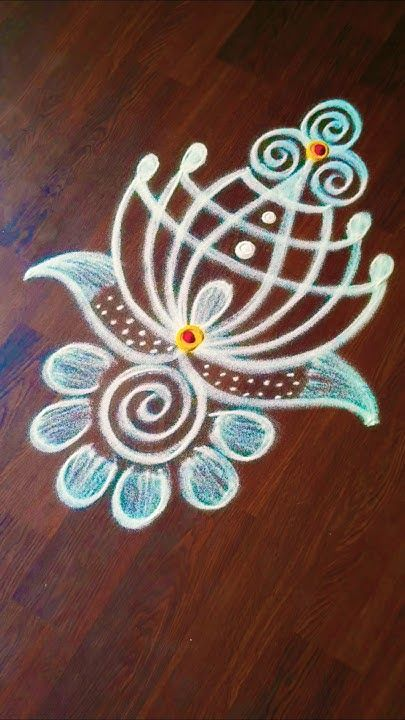
#> input picture data/Rangoli (1).jpg, 405 x 720 px
$ python kolam_analyzer.py
#> lines starting #> are read from the running program, lines starting #| are printed output that depends on the picture
"""
KolamAI - Advanced Pattern Analysis Engine
Identifies mathematical principles and design patterns in Kolam/Rangoli images
"""

import cv2
import numpy as np
from scipy import ndimage
from skimage import measure, morphology, feature
from sklearn.cluster import DBSCAN, KMeans
import matplotlib.pyplot as plt
from typing import Dict, List, Tuple, Optional
import json
from dataclasses import dataclass
import networkx as nx
from shapely.geometry import Point, Polygon, LineString
import math

@dataclass
class KolamPattern:
    """Data structure to hold analyzed Kolam pattern information"""
    symmetry_type: str
    symmetry_score: float
    grid_structure: Dict
    geometric_elements: List[Dict]
    mathematical_properties: Dict
    cultural_classification: str
    complexity_score: float

class KolamAnalyzer:
    """Advanced analyzer for Kolam patterns and mathematical principles"""

    def __init__(self):
        self.pattern_database = {}
        self.symmetry_types = ['radial', 'bilateral', 'rotational', 'translational']
        self.geometric_primitives = ['circle', 'line', 'curve', 'dot', 'loop']

    def analyze_image(self, image_path: str) -> KolamPattern:
        """Complete analysis of a Kolam image"""
#> called with image_path = 'data/Rangoli (1).jpg'

        # Load and preprocess image
        image = cv2.imread(image_path)
#> image is the input picture: shape (720, 405, 3); mean B, G, R 72.7, 80.9, 107.9
        if image is None:
            raise ValueError(f"Could not load image: {image_path}")

        # Convert to different color spaces for analysis
        gray = cv2.cvtColor(image, cv2.COLOR_BGR2GRAY)
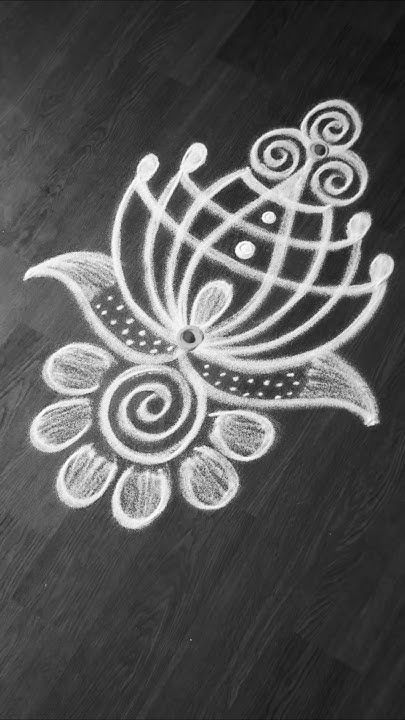
#> gray: shape (720, 405); min 11, max 255, mean 88
        hsv = cv2.cvtColor(image, cv2.COLOR_BGR2HSV)
#> hsv: shape (720, 405, 3); mean H, S, V 33.9, 125.7, 112

        # Core analysis components
        symmetry_analysis = self._analyze_symmetry(gray)
        grid_analysis = self._analyze_grid_structure(gray)
        geometric_analysis = self._analyze_geometric_elements(gray)
        mathematical_analysis = self._analyze_mathematical_properties(gray)
        cultural_analysis = self._classify_cultural_pattern(image, gray)

        # Calculate overall complexity
        complexity = self._calculate_complexity_score(
            symmetry_analysis, grid_analysis, geometric_analysis
        )

        return KolamPattern(
            symmetry_type=symmetry_analysis['primary_type'],
            symmetry_score=symmetry_analysis['score'],
            grid_structure=grid_analysis,
            geometric_elements=geometric_analysis,
            mathematical_properties=mathematical_analysis,
            cultural_classification=cultural_analysis,
            complexity_score=complexity
        )

    def _analyze_symmetry(self, gray_image: np.ndarray) -> Dict:
        """Analyze symmetry patterns in the Kolam"""

        h, w = gray_image.shape
        center_x, center_y = w // 2, h // 2

        symmetry_scores = {}

        # Bilateral symmetry (vertical axis)
        left_half = gray_image[:, :center_x]
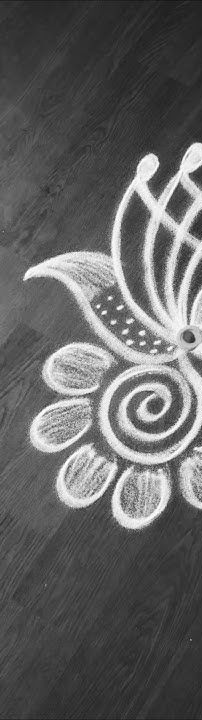
#> left_half: shape (720, 202); min 17, max 255, mean 97.9
        right_half = cv2.flip(gray_image[:, center_x:], 1)
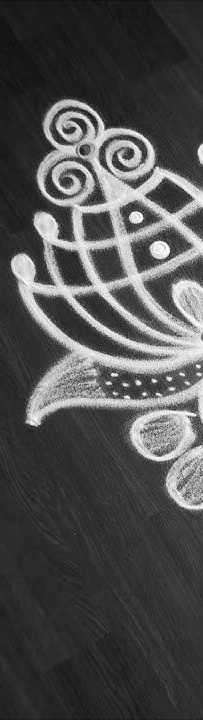
#> right_half: shape (720, 203); min 11, max 255, mean 78.2
        if left_half.shape == right_half.shape:
            symmetry_scores['bilateral_vertical'] = cv2.matchTemplate(
                left_half, right_half, cv2.TM_CCOEFF_NORMED
            )[0, 0]

        # Bilateral symmetry (horizontal axis)
        top_half = gray_image[:center_y, :]
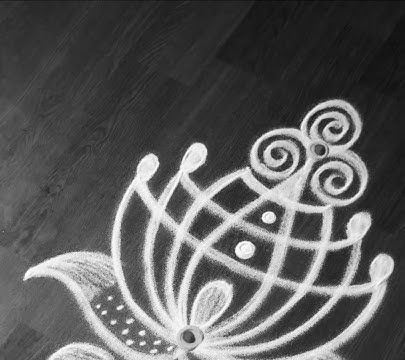
#> top_half: shape (360, 405); min 11, max 255, mean 92.7
        bottom_half = cv2.flip(gray_image[center_y:, :], 0)
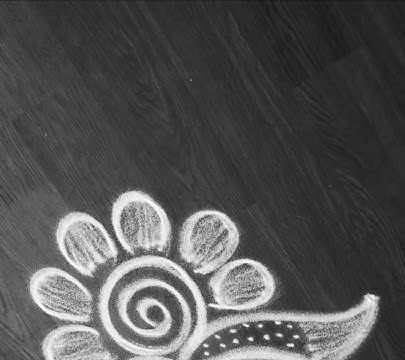
#> bottom_half: shape (360, 405); min 15, max 255, mean 83.4
        if top_half.shape == bottom_half.shape:
            symmetry_scores['bilateral_horizontal'] = cv2.matchTemplate(
                top_half, bottom_half, cv2.TM_CCOEFF_NORMED
            )[0, 0]

        # Rotational symmetry (90, 180, 270 degrees)
        for angle in [90, 180, 270]:
            rotated = self._rotate_image(gray_image, angle)
            if rotated.shape == gray_image.shape:
                score = cv2.matchTemplate(
                    gray_image, rotated, cv2.TM_CCOEFF_NORMED
                )[0, 0]
                symmetry_scores[f'rotational_{angle}'] = score
#> this loop made 3 passes
#> score on passes 1 to 3: 0.471, 0.36, 0.471
#> pass 1, in _rotate_image, `rotated = cv2.warpAffine(image, rotation_matrix, (w, h))`:
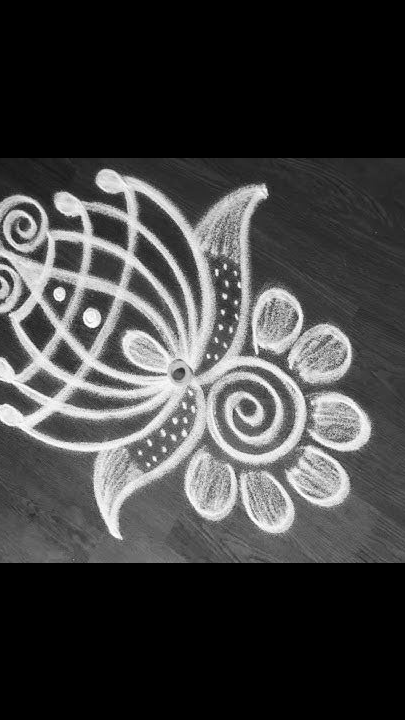
#> rotated: shape (720, 405); min 0, max 255, mean 65.3
#> pass 3, in _rotate_image (call 3), `rotated = cv2.warpAffine(image, rotation_matrix, (w, h))`:
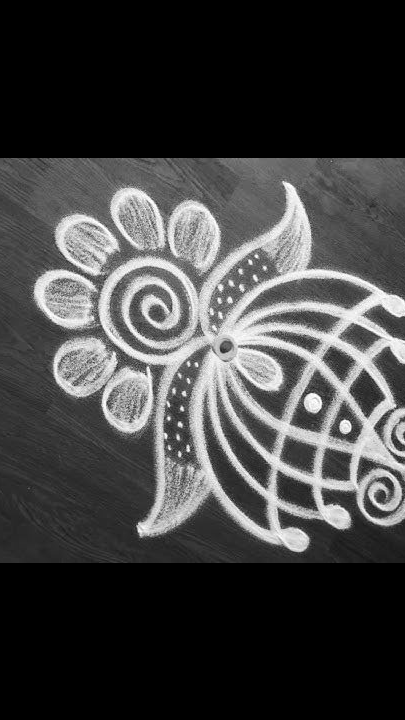
#> rotated: shape (720, 405); min 0, max 255, mean 65.3
#> after the loop, symmetry_scores = {'bilateral_horizontal': 0.408, 'rotational_90': 0.471, 'rotational_180': 0.36, 'rotational_270': 0.471}

        # Radial symmetry analysis
        radial_score = self._analyze_radial_symmetry(gray_image)
        symmetry_scores['radial'] = radial_score

        # Determine primary symmetry type
        primary_type = max(symmetry_scores.items(), key=lambda x: x[1])

        return {
            'scores': symmetry_scores,
            'primary_type': primary_type[0],
            'score': primary_type[1],
            'is_symmetric': primary_type[1] > 0.7
        }

    def _analyze_radial_symmetry(self, gray_image: np.ndarray) -> float:
        """Analyze radial symmetry by comparing angular segments"""

        h, w = gray_image.shape
#> (the rest of the program and of its run is left out)
